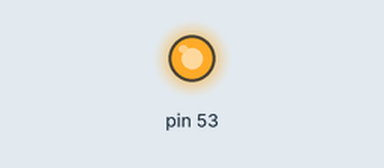
Simulated run of this sketch. Board: Arduino Mega 2560, built with avr-gcc and run on an emulated ATmega2560. Shown: output pins drawn as LEDs (lit = HIGH).

Above: at 2.5 s.
At 7.5 s:
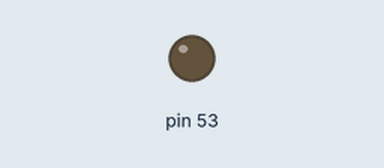
Timing chart, 0 to 13.0 s (numbered marks = the images above):
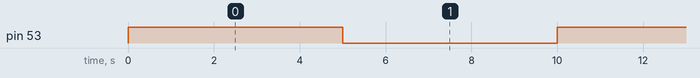

The sketch:

RelayTest.ino
```cpp
void setup() {
  pinMode(53, OUTPUT);
}

// the loop function runs over and over again forever
void loop() {
  digitalWrite(53, HIGH);
  delay(5000);                       // wait for a second
  digitalWrite(53, LOW);
  delay(5000);                       // wait for a second
}
```

Measured:
- by itself, pin 53: alternates HIGH for 5.0 s and LOW for 5.0 s
